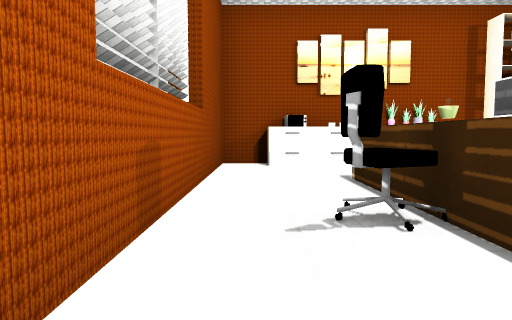
[1] (above)

15 first-person views from a walk through a 3-D level made in the Unity game engine. The camera is 1.3 m above the floor, tilts 4° down and sees 70° across. The floor is counted in squares, 2 m on a side. Each view is taken from the middle of a square. On the plan, view 1 faces up. The plan holds only what a view shows up to about 11 squares ahead; the rest is blank. The place goes on beyond the plan. Some surface patterns are stand-ins.

[2]
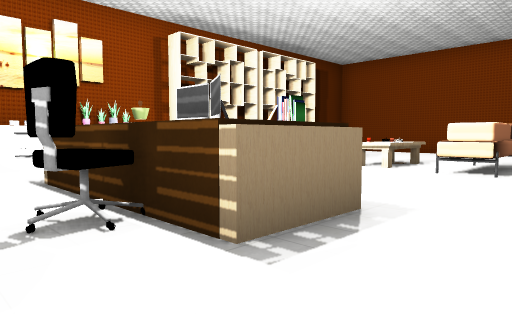

[3]
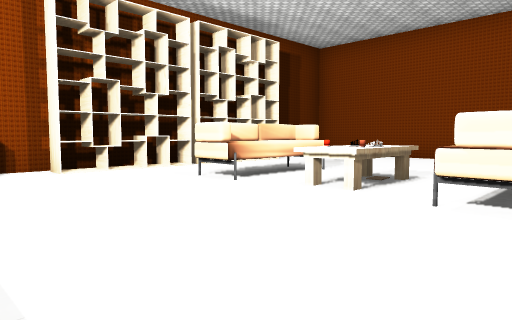

[4]
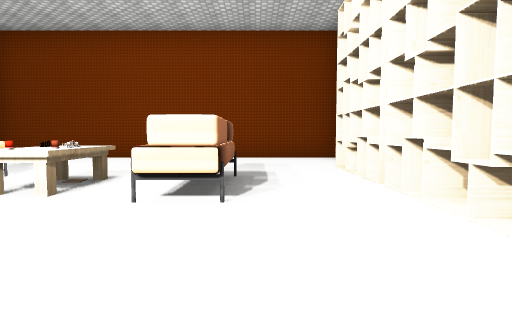

[5]
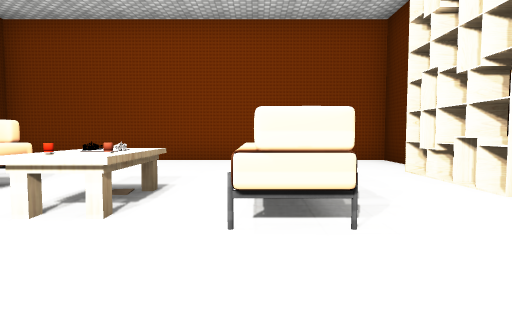

[6]
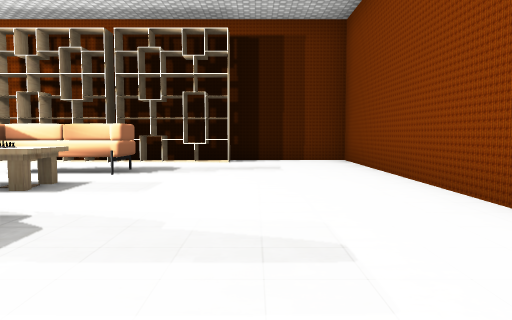

[7]
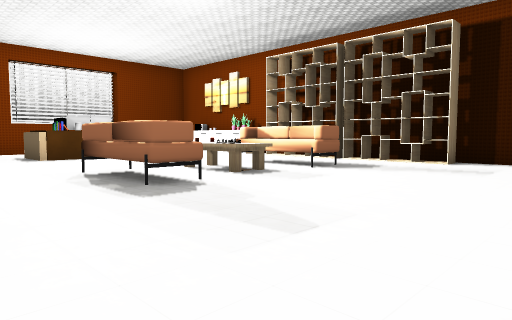

[8]
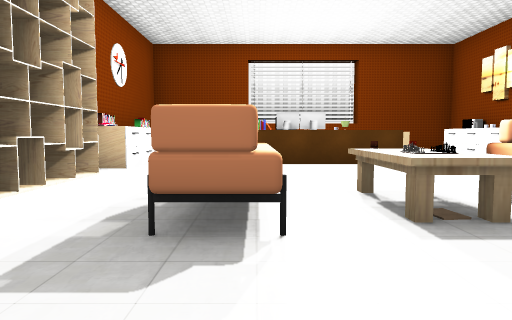

[9]
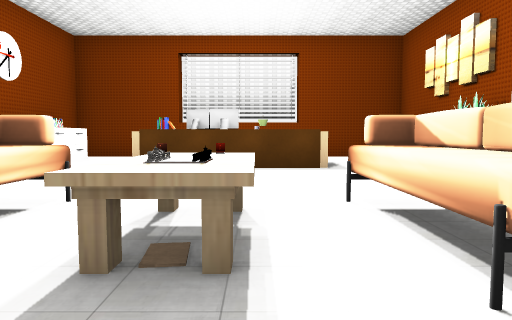

[10]
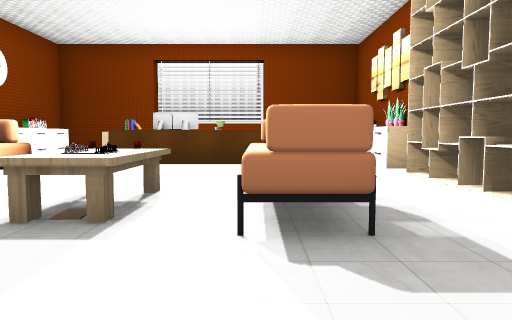

[11]
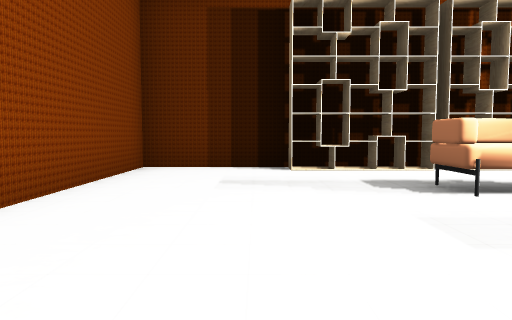

[12]
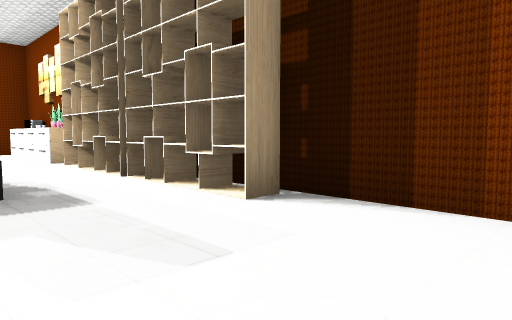

[13]
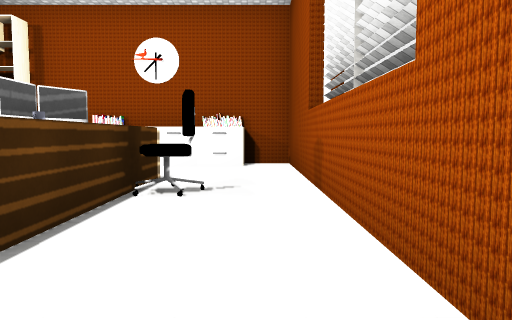

[14]
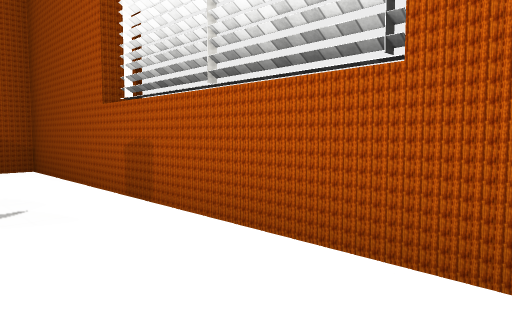

[15]
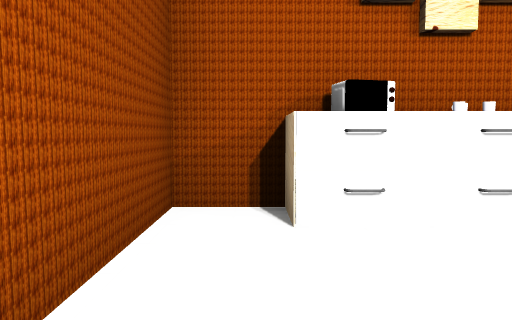

### Floor plan
Key: @ floor where view 1 was taken; # wall or solid block; . floor; ^ raised ledge; C cabinet; S shelf; L lamp; H chair; T table; F sofa; O other object.
Columns run from 1 left of view 1 to 14 right of it. Each row starts with its distance up from view 1.
  9 ##         ####
  8 #.COOC#SS#S#...#
  7 #..CC..........#
  6 #..............#
  5 #..^^...FF.....#
  4 #..L^...OT.....#
  3 #.H ^...OT.....#
  2 #..^O...FF.....#
  1 #..............#
  0 #@CCCC.........#
 -1 #.O#OO#SS#S#...#
 -2             ###

Positions as (right, up) in squares from view 1, and headings:
1: (0, 0), facing up
2: (0, 0), facing up-right
3: (3, 1), facing up-right
4: (3, 1), facing right
5: (4, 2), facing right
6: (11, -1), facing up
7: (13, -1), facing up-left
8: (11, 2), facing left
9: (10, 4), facing left
10: (11, 5), facing left
11: (11, 6), facing down
12: (13, 5), facing up-left
13: (0, 7), facing down
14: (1, 6), facing down-left
15: (0, 5), facing up
